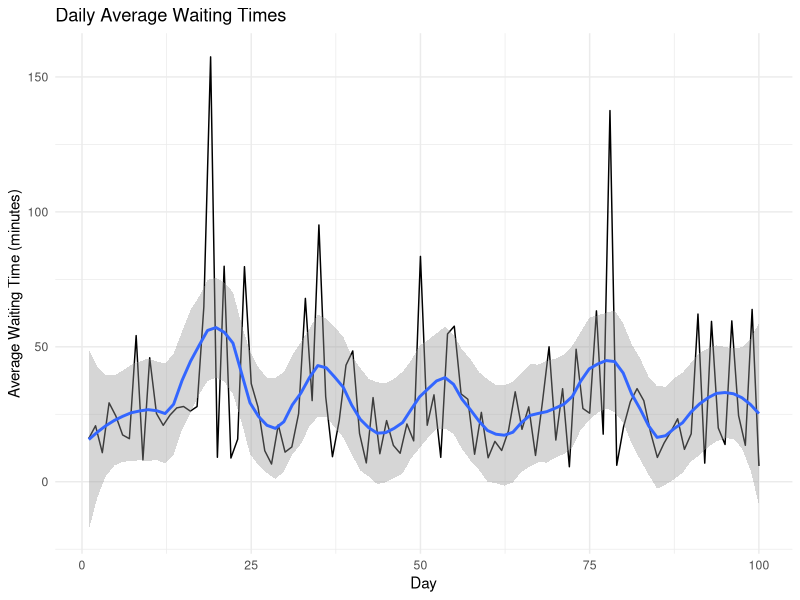
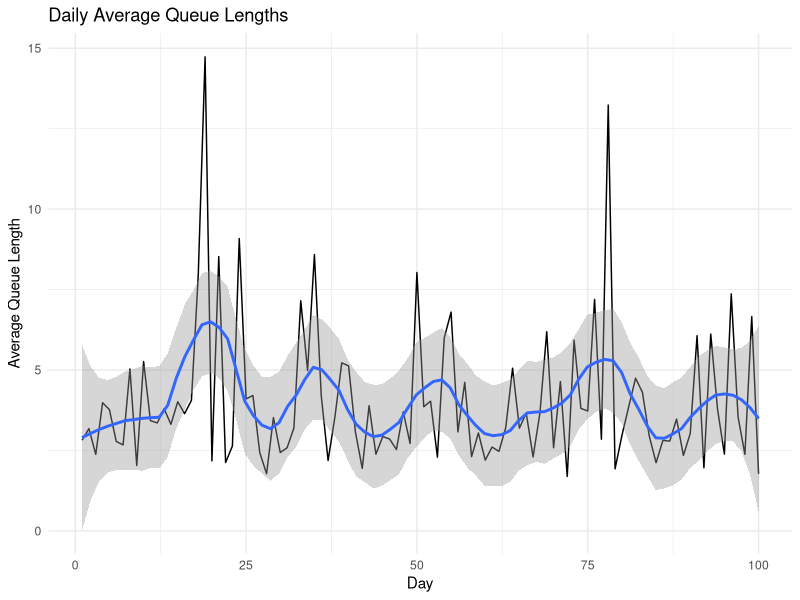
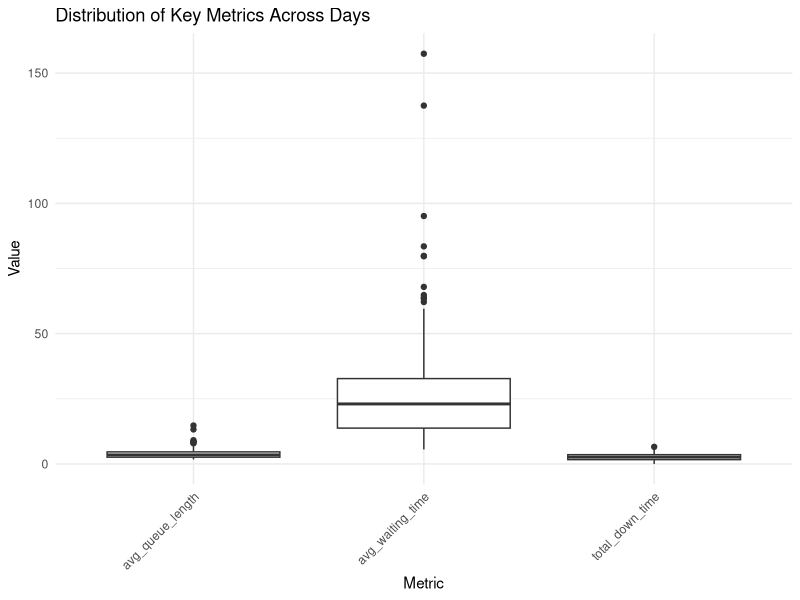
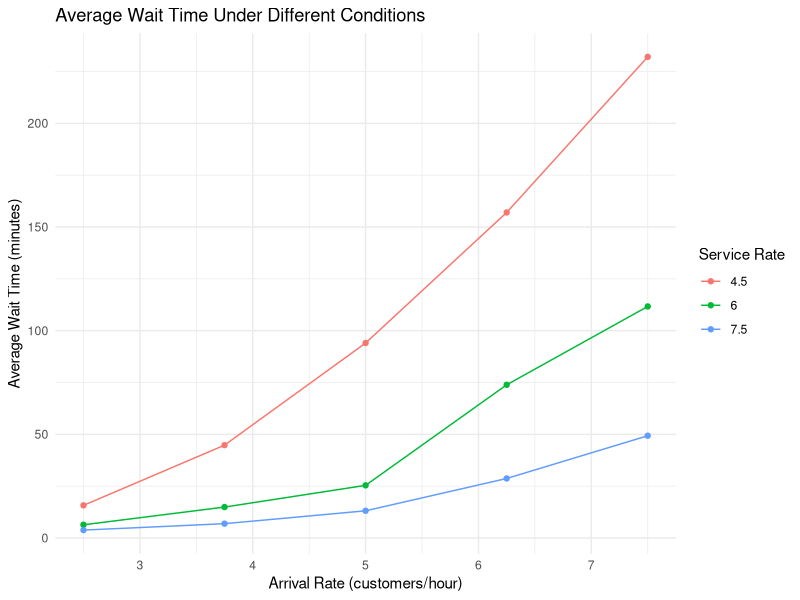
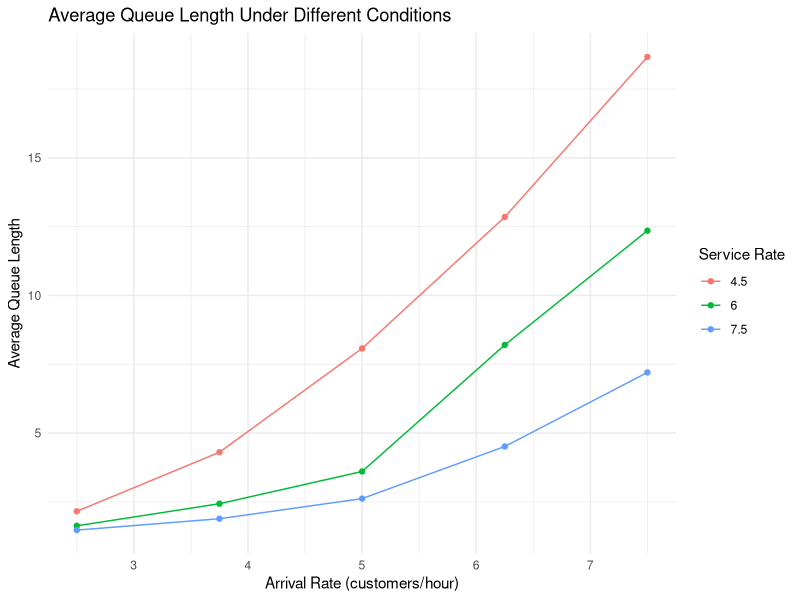

R code for these plots, in order:
## ---- chunk 1
knitr::opts_chunk$set(echo = TRUE)
# Install required packages if not already installed
if (!require("ggplot2")) install.packages("ggplot2")
if (!require("tidyr")) install.packages("tidyr")
## ---- chunk 2

generate_arrival_times <- function(lambda_A, hours) {
  total_time <- hours * 60
  arrivals <- numeric(0)
  current_time <- 0
  while (current_time <= total_time) {
    current_time <- current_time + rexp(1, rate = lambda_A / 60)
    if (current_time <= total_time) {
      arrivals <- c(arrivals, current_time)
    }
  }
  arrivals
}

generate_service_times <- function(num_customers, lambda_S) {
  rexp(num_customers, rate = lambda_S / 60)
}

simulate_queue <- function(arrivals, service_times) {
  num_customers <- length(arrivals)
  if (num_customers == 0) {
    stop("No customers arrived during the simulation period.")
  }
  
  departure_times <- numeric(num_customers)
  waiting_times <- numeric(num_customers)
  queue_lengths <- numeric(num_customers)
  down_time <- 0
  
  for (i in 1:num_customers) {
    if (i == 1 || arrivals[i] >= departure_times[i - 1]) {
      waiting_times[i] <- 0
      departure_times[i] <- arrivals[i] + service_times[i]
      
      if (i > 1 && departure_times[i - 1] < arrivals[i]) {
        down_time <- down_time + (arrivals[i] - departure_times[i - 1])
      }
    } else {
      waiting_times[i] <- departure_times[i - 1] - arrivals[i]
      departure_times[i] <- departure_times[i - 1] + service_times[i]
    }
    
    queue_lengths[i] <- sum(arrivals <= arrivals[i] & departure_times > arrivals[i])
  }
  
  list(
    waiting_times = waiting_times,
    queue_lengths = queue_lengths,
    down_time = down_time,
    departure_times = departure_times
  )
}

calculate_metrics <- function(results) {
  list(
    avg_waiting_time = mean(results$waiting_times),
    max_waiting_time = max(results$waiting_times),
    p95_waiting_time = quantile(results$waiting_times, 0.95),
    avg_queue_length = mean(results$queue_lengths),
    max_queue_length = max(results$queue_lengths),
    p95_queue_length = quantile(results$queue_lengths, 0.95),
    total_down_time = results$down_time / 60
  )
}

simulate_single_day <- function(lambda_A, lambda_S, hours) {
  arrival_times <- generate_arrival_times(lambda_A, hours)
  service_times <- generate_service_times(length(arrival_times), lambda_S)
  queue_results <- simulate_queue(arrival_times, service_times)
  
  metrics <- calculate_metrics(queue_results)
  metrics$num_customers <- length(arrival_times)
  
  return(metrics)
}

run_multi_day_simulation <- function(num_days, lambda_A, lambda_S, hours) {
  results <- data.frame(
    day = 1:num_days,
    avg_waiting_time = numeric(num_days),
    max_waiting_time = numeric(num_days),
    p95_waiting_time = numeric(num_days),
    avg_queue_length = numeric(num_days),
    max_queue_length = numeric(num_days),
    p95_queue_length = numeric(num_days),
    total_down_time = numeric(num_days),
    num_customers = numeric(num_days)
  )
  
  for(i in 1:num_days) {
    daily_metrics <- simulate_single_day(lambda_A, lambda_S, hours)
    results[i, -1] <- unlist(daily_metrics)
  }
  
  return(results)
}

calculate_summary_statistics <- function(multi_day_results) {
  metrics <- colnames(multi_day_results)[-1]
  
  summary_stats <- lapply(metrics, function(metric) {
    values <- multi_day_results[[metric]]
    c(
      mean = mean(values),
      sd = sd(values),
      q25 = quantile(values, 0.25),
      median = median(values),
      q75 = quantile(values, 0.75),
      min = min(values),
      max = max(values)
    )
  })
  
  names(summary_stats) <- metrics
  return(summary_stats)
}

perform_stress_test <- function(base_lambda_A, base_lambda_S, hours, num_days=100) {
  arrival_variations <- c(0.5, 0.75, 1, 1.25, 1.5) * base_lambda_A
  service_variations <- c(0.75, 1, 1.25) * base_lambda_S
  
  results <- expand.grid(
    arrival_rate = arrival_variations,
    service_rate = service_variations
  )
  
  results$avg_wait <- NA
  results$avg_queue <- NA
  results$down_time <- NA
  
  for(i in 1:nrow(results)) {
    sim_results <- run_multi_day_simulation(
      num_days,
      results$arrival_rate[i],
      results$service_rate[i],
      hours
    )
    
    summary_stats <- calculate_summary_statistics(sim_results)
    
    results$avg_wait[i] <- summary_stats$avg_waiting_time["mean"]
    results$avg_queue[i] <- summary_stats$avg_queue_length["mean"]
    results$down_time[i] <- summary_stats$total_down_time["mean"]
  }
  
  return(results)
}
## ---- chunk 3
# Set parameters
set.seed(123)  # For reproducibility
num_days <- 100
lambda_A <- 5  # Customer arrival rate (per hour)
lambda_S <- 6  # Service rate (per hour)
hours <- 12    # Operating hours (10 AM - 10 PM)


multi_day_results <- run_multi_day_simulation(num_days, lambda_A, lambda_S, hours)

summary_stats <- calculate_summary_statistics(multi_day_results)
print("Multi-day summary statistics:")
print(summary_stats)
## ---- chunk 4
library(ggplot2)


p1 <- ggplot(multi_day_results, aes(x=day, y=avg_waiting_time)) +
  geom_line() +
  geom_smooth(method="loess", span=0.2) +
  labs(title="Daily Average Waiting Times",
       x="Day",
       y="Average Waiting Time (minutes)") +
  theme_minimal()
print(p1)


p2 <- ggplot(multi_day_results, aes(x=day, y=avg_queue_length)) +
  geom_line() +
  geom_smooth(method="loess", span=0.2) +
  labs(title="Daily Average Queue Lengths",
       x="Day",
       y="Average Queue Length") +
  theme_minimal()
print(p2)


metrics_long <- tidyr::pivot_longer(
  multi_day_results,
  cols = c("avg_waiting_time", "avg_queue_length", "total_down_time"),
  names_to = "metric",
  values_to = "value"
)

p3 <- ggplot(metrics_long, aes(x=metric, y=value)) +
  geom_boxplot() +
  labs(title="Distribution of Key Metrics Across Days",
       x="Metric",
       y="Value") +
  theme_minimal() +
  theme(axis.text.x = element_text(angle = 45, hjust = 1))
print(p3)
## ---- chunk 5
stress_test_results <- perform_stress_test(lambda_A, lambda_S, hours)

#  stress test results
p4 <- ggplot(stress_test_results, aes(x=arrival_rate, y=avg_wait, color=factor(service_rate))) +
  geom_line() +
  geom_point() +
  labs(title="Average Wait Time Under Different Conditions",
       x="Arrival Rate (customers/hour)",
       y="Average Wait Time (minutes)",
       color="Service Rate") +
  theme_minimal()
print(p4)

p5 <- ggplot(stress_test_results, aes(x=arrival_rate, y=avg_queue, color=factor(service_rate))) +
  geom_line() +
  geom_point() +
  labs(title="Average Queue Length Under Different Conditions",
       x="Arrival Rate (customers/hour)",
       y="Average Queue Length",
       color="Service Rate") +
  theme_minimal()
print(p5)
